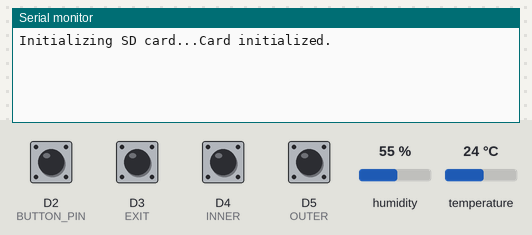
Bench run of a sketch on a simulated Arduino MKR. On the bench: the last lines printed to the serial monitor. Inputs (shaded band) come from the test bench; at power-on: D2 (BUTTON_PIN), D3 (EXIT), D4 (INNER), D5 (OUTER) HIGH, humidity 55 %, temperature 24 °C. The local clock reads 2024-03-15 10:24:30 at power-on unless the sketch sets it; storage starts empty.

Above: at 1.2 s.
1.3 s: D2 (BUTTON_PIN) pulled LOW for 0.15 s
At 2.1 s:
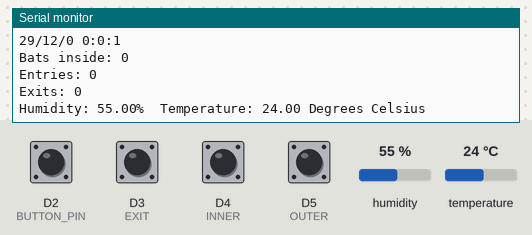
2.9 s: D3 (EXIT) pulled LOW for 0.15 s
At 3.9 s:
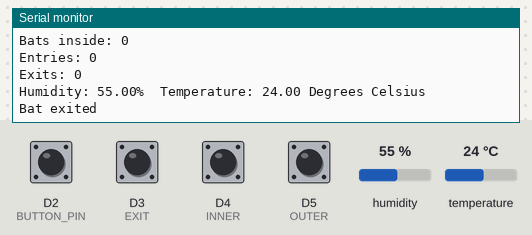
4.5 s: D4 (INNER) pulled LOW for 0.15 s
At 5.2 s:
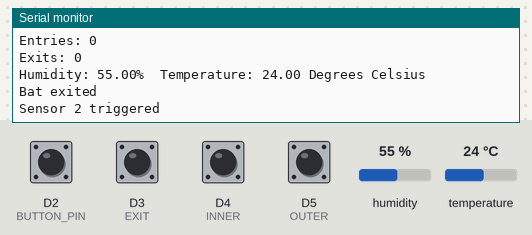
6.1 s: D5 (OUTER) pulled LOW for 0.15 s
At 6.9 s:
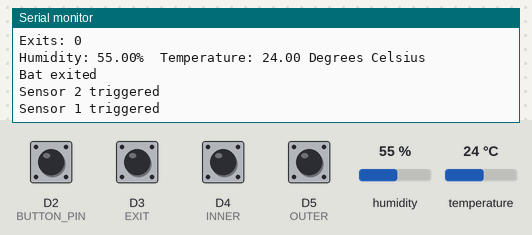
7.7 s: D2 (BUTTON_PIN) pulled LOW for 1 s
At 8.2 s:
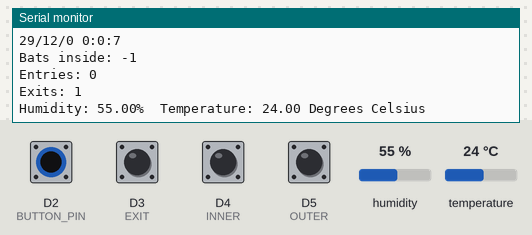

Measured:
- after the input at 1.3 s, the serial monitor: prints a new line at once (image 1)
- after the input at 2.9 s, the serial monitor: prints a new line at once (image 2)
- after the input at 4.5 s, the serial monitor: prints a new line at once (image 3)
- after the input at 6.1 s, the serial monitor: prints a new line at once (image 4)
- after the input at 7.7 s, the serial monitor: prints a new line at once (image 5)

The sketch:

BRUCE_Tracker_Final_Code.ino
```cpp
// The following are installed libraries, except for <Wire.h>
#include <DHT.h>
#include <RTCZero.h>
#include <SD.h>
#include <SPI.h>
#include <Wire.h>

#define OUTER 5
#define INNER 4
#define EXIT 3
#define BUTTON_PIN 2
#define DHTPIN A0
#define DHTTYPE DHT11 // defines the type of tmp sensort (DHT 11)
#define CHIP_SELECT SDCARD_SS_PIN

RTCZero rtc;
DHT dht(DHTPIN, DHTTYPE);

// Initial settings
const byte seconds = 0;
const byte minutes = 0;
const byte hours = 0;
const byte day = 0;
const byte month = 0;
const byte year = 0;

int batTally = 0;
int entries = 0;
int exits = 0;
bool batDetectedS3 = false;
String dataString = ""; // record of temp and humidity

File dataFile;
int incomingByte = 0 ; // to read incoming serial data

// State variables
enum State { IDLE, OUTER_TRIGGERED, INNER_TRIGGERED };
State currentState = IDLE;

void setup() {
  pinMode(OUTER, INPUT_PULLUP);
  pinMode(INNER, INPUT_PULLUP);
  pinMode(EXIT, INPUT_PULLUP);
  pinMode(BUTTON_PIN, INPUT_PULLUP);

  rtc.begin();
  rtc.setHours(hours);
  rtc.setMinutes(minutes);
  rtc.setSeconds(seconds);
  rtc.setDay(day);
  rtc.setMonth(month);
  rtc.setYear(year);

  Serial.begin(9600);
  Serial1.begin(9600); // Bluetooth communication

  dht.begin();

  //while (!Serial) {
    //; // Wait for Serial port to connect (Native USB)
  //}


  Serial.print("Initializing SD card...");
  if (!SD.begin(CHIP_SELECT)) {
    Serial.println("Card failed, or not present");
    while (1);
  }
  Serial.println("Card initialized.");
}

void loop() {
  checkSensors();
  readTemp();
  if (digitalRead(BUTTON_PIN) == LOW) {
    // log the data every 3 mins (every multiple of 3 minutes)
    if (seconds == 0 && minutes % 3 == 0){
      logData();
    }
    // if you wanted to change the logging period to 6 hours, uncomment the following:
    /*if (seconds  == 0 && minutes == 0 && hours % 6 = 0){
      logData();
    }*/
    while (digitalRead(BUTTON_PIN) == LOW); // Wait until button is released
  }
}

bool prevOUTERState = false; // Previous state of OUTER sensor
bool prevINNERState = false; // Previous state of INNER sensor
bool prevEXITState = false;  // Previous state of EXIT sensor

void checkSensors() {
  // Read current sensor states
  bool OUTERState = digitalRead(OUTER) == LOW;
  bool INNERState = digitalRead(INNER) == LOW;
  bool EXITState = digitalRead(EXIT) == LOW;

  // OUTER sensor logic
  if (OUTERState && !prevOUTERState) { // Triggered only on state change
    Serial.println("Sensor 1 triggered");
    currentState = OUTER_TRIGGERED;
  }

  // INNER sensor logic
  if (INNERState && !prevINNERState) { // Triggered only on state change
    Serial.println("Sensor 2 triggered");
    currentState = INNER_TRIGGERED;
  }

  // EXIT sensor logic
  if (EXITState && !prevEXITState) { // Triggered only on state change
    if (!batDetectedS3) {
      batDetectedS3 = true;
      batTally--;
      exits++;
      Serial.println("Bat exited");
    }
  } else if (!EXITState) {
    batDetectedS3 = false; // Reset when sensor is untriggered
  }

  // Update previous states
  prevOUTERState = OUTERState;
  prevINNERState = INNERState;
  prevEXITState = EXITState;

  // FSM logic for OUTER and INNER
  switch (currentState) {
    case OUTER_TRIGGERED:
      if (INNERState) {
        batTally++;
        entries++;
        Serial.println("Bat entered");
        currentState = IDLE; // Reset to IDLE after valid entry
      } else if (!OUTERState) {
        currentState = IDLE; // Reset if OUTER is no longer blocked
      }
      break;

    case INNER_TRIGGERED:
      if (OUTERState) {
        batTally--;
        exits++;
        Serial.println("Bat exited");
        currentState = IDLE; // Reset to IDLE after valid exit
      } else if (!INNERState) {
        currentState = IDLE; // Reset if INNER is no longer blocked
      }
      break;

    default:
      break;
  }
}


void logData() {
  File dataFile = SD.open("bat_data.txt", FILE_WRITE);
  if (dataFile) {
    String timestamp = getTimestamp();
    dataFile.println(timestamp);
    dataFile.println("Bats inside: " + String(batTally));
    dataFile.println("Entries: " + String(entries));
    dataFile.println("Exits: " + String(exits));
    dataFile.println("");
    dataFile.println(dataString);
    dataFile.close();

    // Feedback to Serial and Bluetooth
    Serial.println(timestamp);
    Serial.println("Bats inside: " + String(batTally));
    Serial.println("Entries: " + String(entries));
    Serial.println("Exits: " + String(exits));
    Serial.println("");
    Serial.println(dataString);
    Serial1.println("Bats inside: " + String(batTally));
    Serial1.println("Entries: " + String(entries));
    Serial1.println("Exits: " + String(exits));
    Serial1.println("");
    Serial1.println(dataString);
  } else {
    Serial.println("Error opening bat_data.txt");
  }
}

String getTimestamp() {
  String timestamp = "";
  timestamp += String(rtc.getDay()) + "/";
  timestamp += String(rtc.getMonth()) + "/";
  timestamp += String(rtc.getYear()) + " ";
  timestamp += String(rtc.getHours()) + ":";
  timestamp += String(rtc.getMinutes()) + ":";
  timestamp += String(rtc.getSeconds());
  return timestamp;
}

/*
This method reads the temperature and humidity from the DHT11 sensor, and
records the data in a string format (dataString)
*/
void readTemp(){
  dataString = "";
  float h = dht.readHumidity();
  float t = dht.readTemperature(); // in Celsius
  // Check if any reads failed and exit early (to try again).
  if (isnan(h) || isnan(t)) {
  Serial.println("Failed to read from DHT sensor!");
  return;
  }
  dataString += "Humidity: "+ String(h) + "%\t" ;
  dataString += "Temperature: " + String(t) + " Degrees Celsius\n";

}
```
